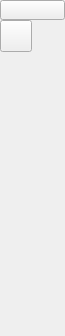
<?xml version="1.0" encoding="UTF-8"?>
<ui version="4.0">
 <class>QG_CadToolBarSplines</class>
 <widget class="QWidget" name="QG_CadToolBarSplines">
  <property name="geometry">
   <rect>
    <x>0</x>
    <y>0</y>
    <width>65</width>
    <height>336</height>
   </rect>
  </property>
  <property name="sizePolicy">
   <sizepolicy hsizetype="Fixed" vsizetype="Minimum">
    <horstretch>0</horstretch>
    <verstretch>0</verstretch>
   </sizepolicy>
  </property>
  <property name="minimumSize">
   <size>
    <width>65</width>
    <height>336</height>
   </size>
  </property>
  <property name="windowTitle">
   <string>Splines</string>
  </property>
  <widget class="QToolButton" name="bBack">
   <property name="geometry">
    <rect>
     <x>0</x>
     <y>0</y>
     <width>65</width>
     <height>20</height>
    </rect>
   </property>
   <property name="minimumSize">
    <size>
     <width>65</width>
     <height>20</height>
    </size>
   </property>
   <property name="maximumSize">
    <size>
     <width>65</width>
     <height>20</height>
    </size>
   </property>
   <property name="toolTip">
    <string>Back to main menu</string>
   </property>
   <property name="text">
    <string/>
   </property>
   <property name="icon">
    <iconset resource="../../../res/extui/extui.qrc">
     <normaloff>:/extui/back.png</normaloff>:/extui/back.png</iconset>
   </property>
   <property name="iconSize">
    <size>
     <width>65</width>
     <height>20</height>
    </size>
   </property>
  </widget>
  <widget class="QToolButton" name="bSpline">
   <property name="geometry">
    <rect>
     <x>0</x>
     <y>20</y>
     <width>32</width>
     <height>32</height>
    </rect>
   </property>
   <property name="minimumSize">
    <size>
     <width>32</width>
     <height>32</height>
    </size>
   </property>
   <property name="toolTip">
    <string>Spline</string>
   </property>
   <property name="text">
    <string/>
   </property>
   <property name="icon">
    <iconset resource="../../../res/extui/extui.qrc">
     <normaloff>:/extui/splinesnurbs.png</normaloff>:/extui/splinesnurbs.png</iconset>
   </property>
   <property name="iconSize">
    <size>
     <width>32</width>
     <height>32</height>
    </size>
   </property>
  </widget>
 </widget>
 <layoutdefault spacing="6" margin="11"/>
 <resources>
  <include location="../../../res/extui/extui.qrc"/>
 </resources>
 <connections>
  <connection>
   <sender>bSpline</sender>
   <signal>clicked()</signal>
   <receiver>QG_CadToolBarSplines</receiver>
   <slot>drawSpline()</slot>
   <hints>
    <hint type="sourcelabel">
     <x>20</x>
     <y>20</y>
    </hint>
    <hint type="destinationlabel">
     <x>20</x>
     <y>20</y>
    </hint>
   </hints>
  </connection>
  <connection>
   <sender>bBack</sender>
   <signal>clicked()</signal>
   <receiver>QG_CadToolBarSplines</receiver>
   <slot>back()</slot>
   <hints>
    <hint type="sourcelabel">
     <x>20</x>
     <y>20</y>
    </hint>
    <hint type="destinationlabel">
     <x>20</x>
     <y>20</y>
    </hint>
   </hints>
  </connection>
 </connections>
</ui>
